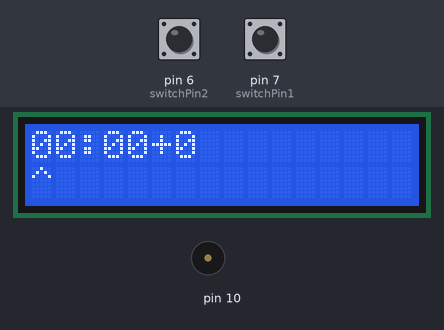
Bench run of a sketch on a simulated Arduino Uno, built with avr-gcc and run on an emulated ATmega328P. On the bench: 16×2 character LCD, buzzer (waves = sounding). The test bench sets the inputs (shaded band); at power-on: pin 6 (switchPin2) HIGH, pin 7 (switchPin1) HIGH.

Above: at 8.5 s.
8.6 s: pin 6 (switchPin2) pulled LOW for 0.15 s
At 9.6 s:
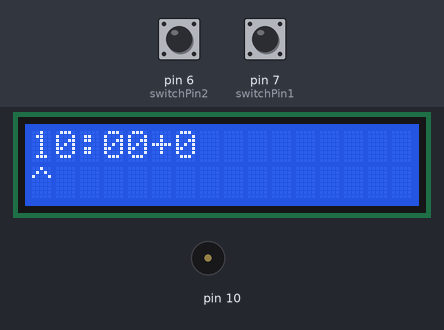
10.3 s: pin 7 (switchPin1) pulled LOW for 0.15 s
At 10.9 s:
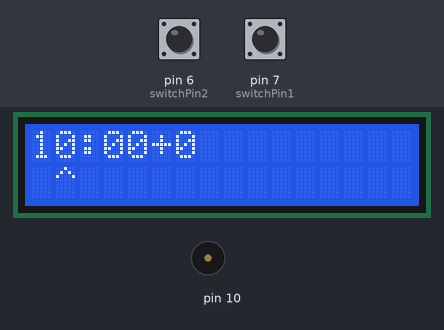
12.0 s: pin 6 (switchPin2) pulled LOW for 1 s
At 13.4 s:
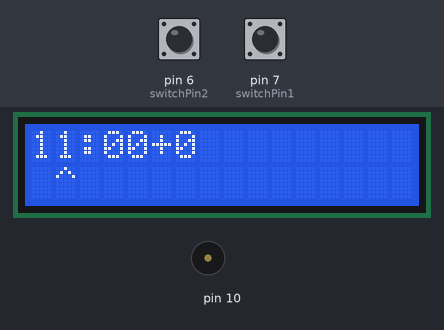
14.5 s: pin 7 (switchPin1) pulled LOW for 1 s
At 15.3 s:
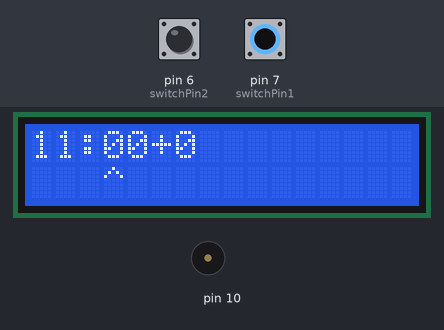
17.0 s: pin 7 (switchPin1) pulsed LOW 5 times (0.12 s each, 0.3 s apart)
At 18.8 s:
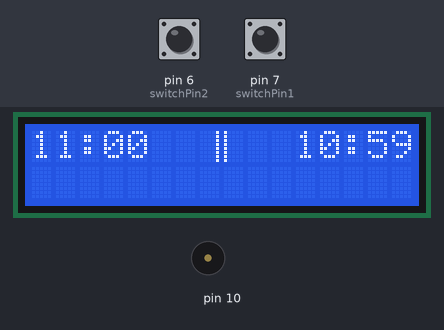
21.5 s: pin 6 (switchPin2) pulled LOW for 0.15 s
At 23.3 s:
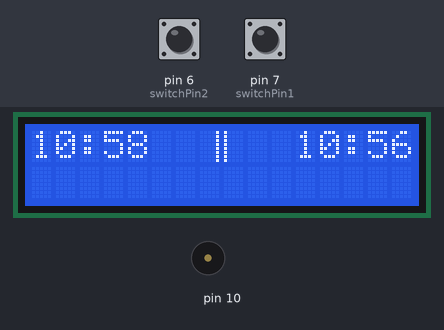
Timing chart, 0 to 24.1 s (numbered marks = the images above; inputs shaded):
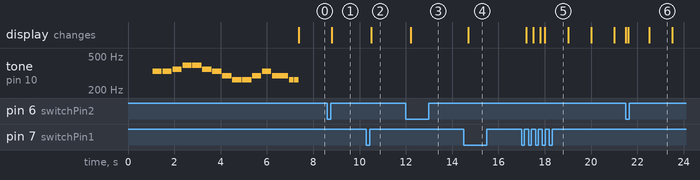

Measured:
- after the input at 8.6 s, the display: changes after 0.20 s (image 1)
- after the input at 10.3 s, the display: changes after 0.20 s (image 2)
- after the input at 12.0 s, the display: changes after 0.20 s (image 3)
- after the input at 14.5 s, the display: changes after 0.20 s (image 4)
- after the input at 17.0 s, the display: first changes after 0.20 s (image 5 shows a later state)
- after the input at 21.5 s, the display: first changes at once (image 6 shows a later state)
- what the display in image 6 shows lasts 1.0 s, from 22.5 s to 23.5 s

The sketch:

chess_clock_2.ino
```cpp
// Special Thanks to Bob Nolan
byte customChar1[8] = { //character between the remaining times of players on display
  B00001,
  B00001,
  B00001,
  B00001,
  B00001,
  B00001,
  B00001,
  B00001
};
byte customChar2[8] = { //character between the remaining times of players on display
  B10000,
  B10000,
  B10000,
  B10000,
  B10000,
  B10000,
  B10000,
  B10000
};
byte customChar3[8] = { //character that is shown on set time screen
  B00100,
  B01010,
  B10001,
  B00000,
  B00000,
  B00000,
  B00000,
  B00000
};
#include <LiquidCrystal.h>
LiquidCrystal lcd(12,11,5,4,3,2);

// Declare Global Variables
// A fun way to begin chess game by simply pluging a buzzer to listen to EU March
int C=262;
int D=294;
int E=330;
int F=349;
int G=392;
int A=440;
int B=494;
int eu_march_n[]={E,E,F,G,G,F,E,D,C,C,D,E,D,C,C};

long long last_m;
unsigned int timeR1;
unsigned int timeR2;
unsigned long lastMilliS;
int turn,number;
int switchPin1 = 7;
int switchPin2 = 6;
boolean checkButton,switch1,switch2,last_switch1,last_switch2;
boolean flag1=0;
boolean flag2=0;
boolean begin=0;
int position=0;
int m10,m1,s10,s1,inc,mins,secs,mins1,mins2,secs1,secs2=0;

void setup() {
  timeR1 = 500;                // set initial time.  Time is in 1/10 sec
  timeR2 = 500;
  turn=0; //to determine the who is playing
  pinMode(switchPin1,INPUT_PULLUP);  //button for P1
  pinMode(switchPin2,INPUT_PULLUP);  //button for P2
  lcd.begin(16,2);
  lcd.print("Chess Clock");
  delay(1000);
  eu_march();               //a nice opening music for the games, if not wanted the function can be deleted
  lcd.createChar(1,customChar1);  //character between the remaining times of players on display
  lcd.createChar(2,customChar2);  //character between the remaining times of players on display
  lcd.createChar(3,customChar3);  //character to show which value the user is setting
}
void loop() {
  if (position<5){set();} //to understand position please read the comments on set() function

  if (position>4)
  {
 if (turn==0){              // dont start counting until 1st button press
    lastMilliS=millis();
 }
  if (millis()-lastMilliS >= 100) {   // every 100 msec, update time
    lastMilliS=millis();
    if((turn==1)&&(!flag1)){
      timeR1--;
    }
    if((turn==2)&&(!flag2)){
      timeR2--;
    }
    if((!flag2)&&(!flag1)){
    printTime();
    }
  }
  checkButton=digitalRead(switchPin1);   // player 1 button press
  if(!checkButton && (turn!=2)&&(!flag2)&&(!flag1)){
    turn = 2;
    timeR1=timeR1+10*inc;
    printTime();

  }
  checkButton=digitalRead(switchPin2);   // player 2 button press
  if(!checkButton && (turn!=1)&&(!flag2)&&(!flag1)){

    turn = 1;
    timeR2=timeR2+10*inc;
    printTime();

  }
  if((timeR1<=0)&&(!flag1)){            // player 1 flag
    lcd.setCursor(1,1);
    lcd.print("Flag");
    flag1=1;
  }
  if((timeR2==0)&&(!flag2)){            // player 2 flag
    lcd.setCursor(12,1);
    lcd.print("Flag");
    flag2=1;
  }

}}
void printTime() {
    //function to show remaining time of players
    lcd.clear();
    mins1=timeR1/600;
    secs1=(timeR1%600)/10;
    mins2=timeR2/600;
    secs2=(timeR2%600)/10;
    if(millis()/100!=last_m/100)
    {
        lcd.clear();
        lcd.setCursor(7,0);
        lcd.write(1);
        lcd.setCursor(8,0);
        lcd.write(2);
        lcd.setCursor(11,0);
        //following part is needed to display time in mm:ss i.e. if the mins<9, following code prints a "0" in front to keep the digits in place
    if(mins2>9)
    {
        if(secs2>9)
        {
            lcd.print(String(mins2)+":"+String(secs2));
        }
        else if(secs2<10)
        {
            lcd.print(String(mins2)+":0"+String(secs2));
        }
    }
    else if (mins2<10)
    {
        if(secs2>9)
        {
            lcd.print("0"+String(mins2)+":"+String(secs2));
        }
        else if(secs2<10)
        {
            lcd.print("0"+String(mins2)+":0"+String(secs2));
        }
    }
        lcd.setCursor(0,0);
    if(mins1>9)
    {
        if(secs1>9)
        {
            lcd.print(String(mins1)+":"+String(secs1));
        }
        else if(secs1<10)
        {
            lcd.print(String(mins1)+":0"+String(secs1));
        }
    }
    else if (mins1<10)
    {
        if(secs1>9)
        {
            lcd.print("0"+String(mins1)+":"+String(secs1));
        }
        else if(secs1<10)
        {
            lcd.print("0"+String(mins1)+":0"+String(secs1));
        }
    }
}last_m=millis();
}
void set()
{
//the funtion to set game time and increment 99:59+60 is max which can be changed easily or an h variable can be added with the method used here
    setdisplay();


    switch1=digitalRead(switchPin1);
        if (switch1 != last_switch1)
        {
            if (switch1 == LOW)
            {
                delay(200);//to debounce buttons it is not the best way to do so but there are no notable problems at this stage of application to delay
                position++; // if P1 button pressed position increases which enables to set different digits of timer, with P2 button the digits can be increased to set the timer
                number=0;
            }
        }

    last_switch1 = switch1;


        if(position==0)
        {
            switch2=digitalRead(switchPin2);
        if (switch2 != last_switch2) //simple code to detect putton press
        {
            if (switch2 == LOW)
            { delay(200);
                m10++; //increase the first digit of minutes
                if(m10>9){m10=9;}
                setdisplay();
            }
        }
    last_switch2 = switch2;
        }
       if(position==1)
        {
            switch2=digitalRead(switchPin2);
        if (switch2 != last_switch2)
        {
            if (switch2 == LOW)
            { delay(200);//increase the second digit of minutes
                m1++;
                if(m1>9){m1=9;};
                setdisplay();
            }
        }    last_switch2 = switch2;}
       if(position==2)
        {
            switch2=digitalRead(switchPin2);
        if (switch2 != last_switch2)
        {
            if (switch2 == LOW)
            { delay(200);
                s10++;//increase the first digit of seconds
                if(s10>5){s10=5;};
                setdisplay();
            }
        }    last_switch2 = switch2;
        }
if(position==3)
        {

        switch2=digitalRead(switchPin2);
        if (switch2 != last_switch2)
        {
            if (switch2 == LOW)
            { delay(200);
                s1++;//increase the second digit of seconds
                if(s1>9){s1=9;};
                setdisplay();
            }
        }
                last_switch2 = switch2;
        }
       if(position==4)
        {
        switch2=digitalRead(switchPin2);
        if (switch2 != last_switch2)
        {
            if (switch2 == LOW)
            { delay(200);
                inc++;//increase the increment per move
                if(inc>60){inc=60;};
                setdisplay();
            }
        }
            last_switch2 = switch2;

    }
    if (position>4)
    {
        mins=m10*10+m1;
        secs=s10*10+s1;
        timeR1=secs*10+mins*600;//translation from minutes+seconds to seconds*10
        timeR2=secs*10+mins*600;
        //when all set and P1 button pressed again it registers the set values
        printTime();
    }
}
void setdisplay()
{
    //funtion called in set function to display the values while setting them
mins=m10*10+m1;
    secs=s10*10+s1;
    if(millis()/100!=last_m/100)
    {
        lcd.clear();
        lcd.setCursor(0,0);
    if(mins>9)//same code in printTime()
    {
        if(secs>9)
        {
            lcd.print(String(mins)+":"+String(secs)+"+"+String(inc));
        }
        else if(secs<10)
        {
            lcd.print(String(mins)+":0"+String(secs)+"+"+String(inc));
        }
    }
    else if (mins<10)
    {
        if(secs>9)
        {
            lcd.print("0"+String(mins)+":"+String(secs)+"+"+String(inc));
        }
        else if(secs<10)
        {
            lcd.print("0"+String(mins)+":0"+String(secs)+"+"+String(inc));
        }
    }
}last_m=millis();
 set_cursor();
}
void eu_march()
{ // a fun way to start games
    for (int i=0;i<13;i++)
    {
    tone(10,eu_march_n[i]);
    delay(400);
        if (i==12){delay(300);}
        if (i==14){delay(300);}
    noTone(10);
    delay(30);

    }
delay(10);

    tone(10,eu_march_n[13]);
    delay(200);
    noTone(10);
    delay(10);
    tone(10,eu_march_n[14]);
    delay(200);

    noTone(10);
}
void set_cursor()
{//cursor to see which value you are setting while setting up the time and increment
    int millis_set_last;
    if(position==0)
    {
        lcd.setCursor(0,1);
        lcd.write(3);
    }
    if(position==1)
    {
        lcd.setCursor(1,1);
        lcd.write(3);
    }

    if(position==2)
    {
        lcd.setCursor(3,1);
        lcd.write(3);
    }
    if(position==3)
    {
        lcd.setCursor(4,1);
        lcd.write(3);
    }
    if(position==4)
    {
        lcd.setCursor(6,1);
        lcd.write(3);
    }

}
```
